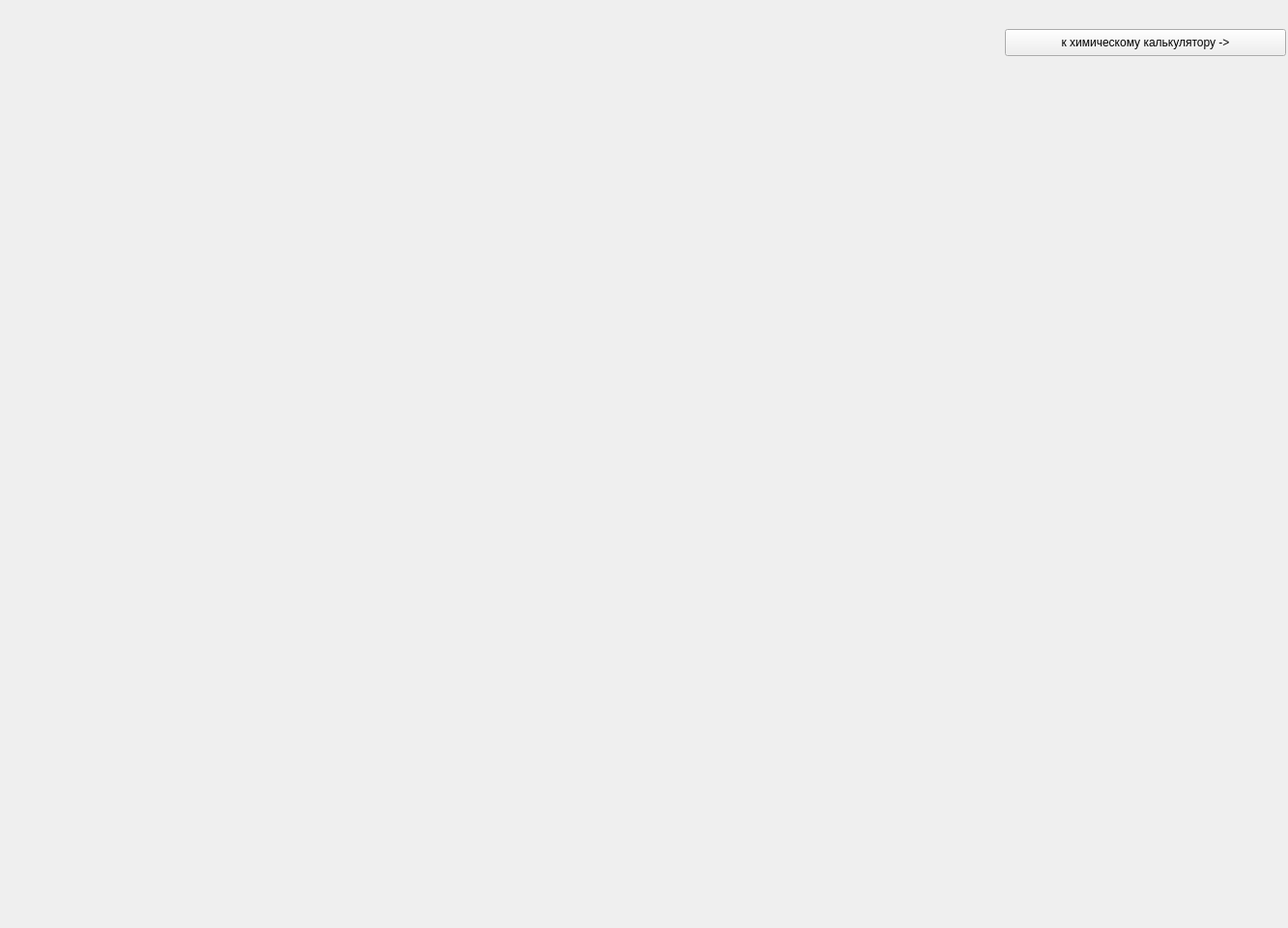
<?xml version="1.0" encoding="UTF-8"?>
<ui version="4.0">
 <class>Form</class>
 <widget class="QWidget" name="Form">
  <property name="geometry">
   <rect>
    <x>0</x>
    <y>0</y>
    <width>1333</width>
    <height>960</height>
   </rect>
  </property>
  <property name="windowTitle">
   <string>Form</string>
  </property>
  <widget class="QPushButton" name="to_chemical_calc">
   <property name="geometry">
    <rect>
     <x>1040</x>
     <y>30</y>
     <width>291</width>
     <height>28</height>
    </rect>
   </property>
   <property name="text">
    <string>к химическому калькулятору -&gt;</string>
   </property>
  </widget>
  <widget class="QLabel" name="table">
   <property name="geometry">
    <rect>
     <x>10</x>
     <y>80</y>
     <width>1331</width>
     <height>791</height>
    </rect>
   </property>
   <property name="text">
    <string/>
   </property>
   <property name="pixmap">
    <pixmap>я устал.tif</pixmap>
   </property>
  </widget>
  <widget class="QLabel" name="frame">
   <property name="geometry">
    <rect>
     <x>12</x>
     <y>87</y>
     <width>69</width>
     <height>79</height>
    </rect>
   </property>
   <property name="text">
    <string/>
   </property>
  </widget>
 </widget>
 <resources/>
 <connections/>
</ui>
